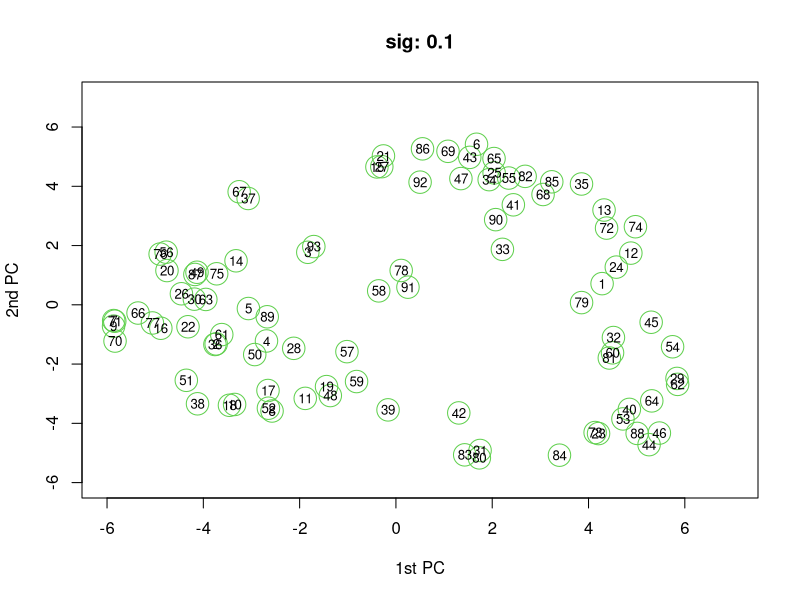

Write the R code that produced this figure.
library(kernlab)
library(MASS)
cc <-
  c(
    "Min.Price",
    "Price",
    "Max.Price",
    "MPG.city",
    "MPG.highway",
    "EngineSize",
    "Horsepower",
    "RPM",
    "Rev.per.mile",
    "Fuel.tank.capacity",
    "Length",
    "Wheelbase",
    "Width",
    "Turn.circle",
    "Weight"
  )
mask <- is.element(colnames(Cars93), cc) # 上記15変数のみを選ぶマスク
Xc <- t(scale(Cars93[, mask])) # 中心化したデータ行列の作成
colnames(Xc) <- t(Cars93[, "Make"]) # 車種(make)を変数名にする

m <- 2 # 主成分の数
sig <- 0.1 # カーネルパラメータ
li <- c(-6, 7) # 図示範囲

# kpca 関数を使うことで手順5.4(p.151)のステップが1行で書けている
kpc <-
  kpca(
    t(Xc),
    kernel = "rbfdot",
    kpar = list(sigma = sig),
    features = m
  )
Zt <- rotated(kpc) # 主成分空間における座標

# 座標の図示
plot(
  Zt[, 1],
  Zt[, 2],
  xlab = "1st PC",
  ylab = "2nd PC",
  cex = 3,
  col = 3,
  xlim = li,
  ylim = li,
  main = paste0("sig: ", sig)
)

# 車種番号をドット内に書き込む
text(Zt[, 1],
     Zt[, 2],
     c(1:93),
     cex = 0.8,
     xlim = li,
     ylim = li)
